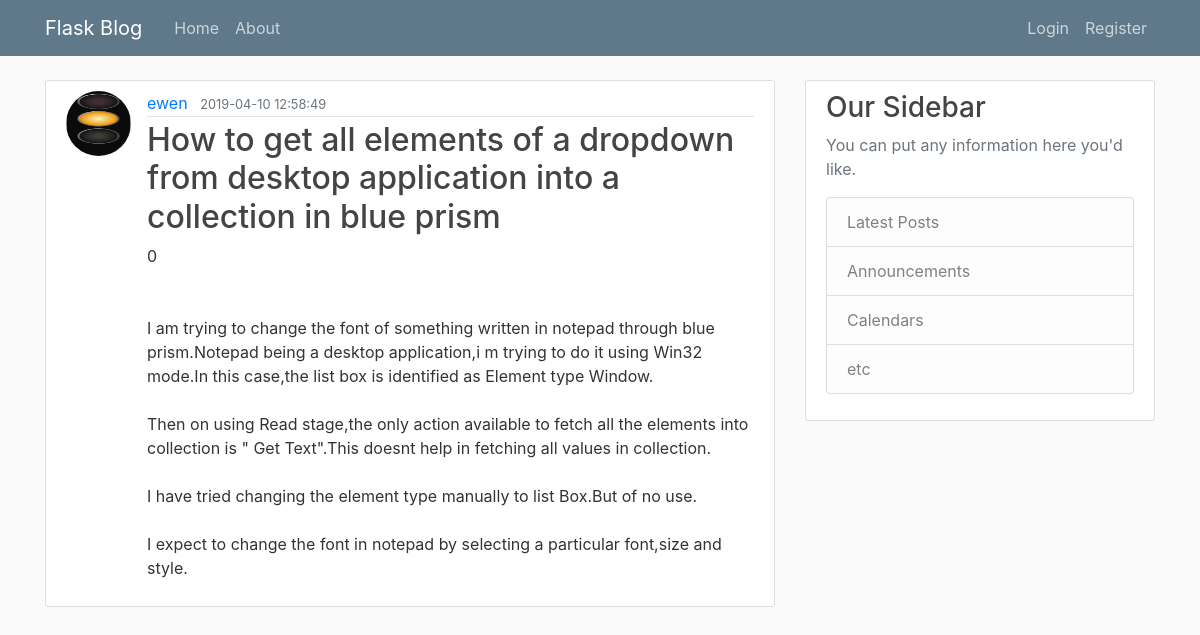
The page /post/14 on the database its author committed.
### flaskblog/models.py (models this page shows, shortened)
class User(db.Model, UserMixin):
    id = db.Column(db.Integer, primary_key=True)
    username = db.Column(db.String(20), unique=True, nullable=False)
    email = db.Column(db.String(120), unique=True, nullable=False)
    image_file = db.Column(db.String(20), nullable=False, default ='default.jpg')
    password = db.Column(db.String(60), nullable=False)
    posts = db.relationship('Post', backref='author', lazy=True)

class Post(db.Model, UserMixin):
    id = db.Column(db.Integer, primary_key=True)
    title = db.Column(db.String(100), nullable=False)
    data_posted = db.Column(db.DateTime, nullable=False, default=datetime.utcnow)
    content = db.Column(db.Text, nullable=False)
    user_id = db.Column(db.Integer, db.ForeignKey('user.id'), nullable=False)

### flaskblog/routes.py (the view)
@app.route("/post/<int:post_id>")
def post(post_id):
    post = Post.query.get_or_404(post_id)
    return render_template('post.html', title=post.title, post=post)

### flaskblog/templates/post.html (shortened to what this page needs)
{% extends 'layout.html' %}
{% block content %}
    <article class="media content-section">
        <img class="rounded-circle article-img" src="{{ url_for('static', filename='profile_pics/' + post.author.image_file) }}">
        <div class="media-body">
            <div class="article-metadata">
                <a class="mr-2" href="{{ url_for('user_posts', username=post.author.username) }}">{{ post.author.username }}</a>
                <small class="text-muted">{{ post.data_posted.strftime('%Y-%m-%d %H:%M:%S') }}</small>
            </div>
        <h2 class="article-title">{{ post.title }}</h2>
        <p class="article-content">{{ post.content }}</p>
        </div>
    </article>
{% endblock content %}

### flaskblog/static/main.css (style rules this page uses)
body { background: #fafafa; color: #333333; margin-top: 5rem; }
h1, h2, h3, h4, h5, h6 { color: #444444; }
.content-section { background: #ffffff; padding: 10px 20px; border: 1px solid #dddddd; border-radius: 3px; margin-bottom: 20px; }
.article-title { color: #444444; }
.article-content { white-space: pre-line; }
.article-img { height: 65px; width: 65px; margin-right: 16px; }
.article-metadata { padding-bottom: 1px; margin-bottom: 4px; border-bottom: 1px solid #e3e3e3 }

### rows shown on the page
User: image_file (placeholder picture), author.username "ewen"
Post: data_posted "2019-04-10 12:58:49", title "How to get all elements of a dropdown from desktop application into a collection in blue prism", content "0 I am trying to change the font of something written in notepad through blue prism.Notepad being a desktop application,i m trying to do it using Win32 mode.In this case,the list box is identified as Element type Window. Then on using Read stage,the only action available to fetch all the elements into collection is \" Get Text\".This doesnt help in fetching all values in collection. I have tried changing the element type manually to list Box.But of no use. I expect to change the font in notepad by selecting a particular font,size and style."
